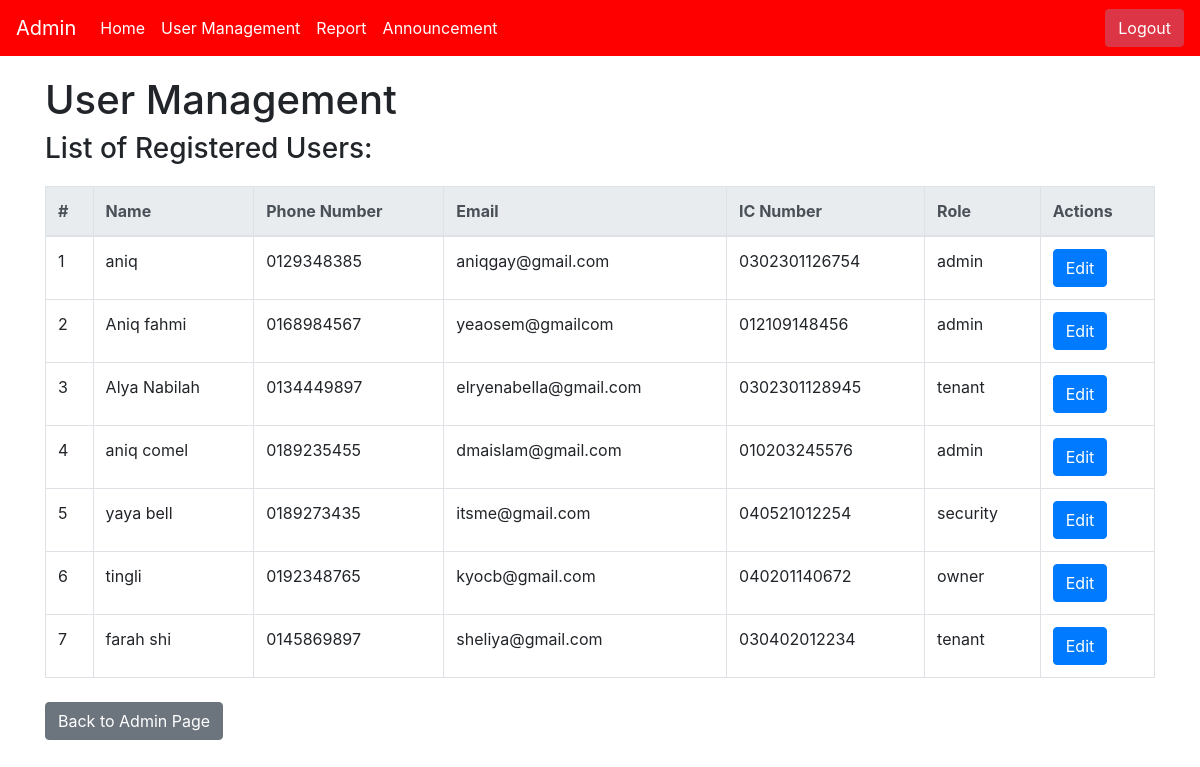
Before: /user_management with the older database file.
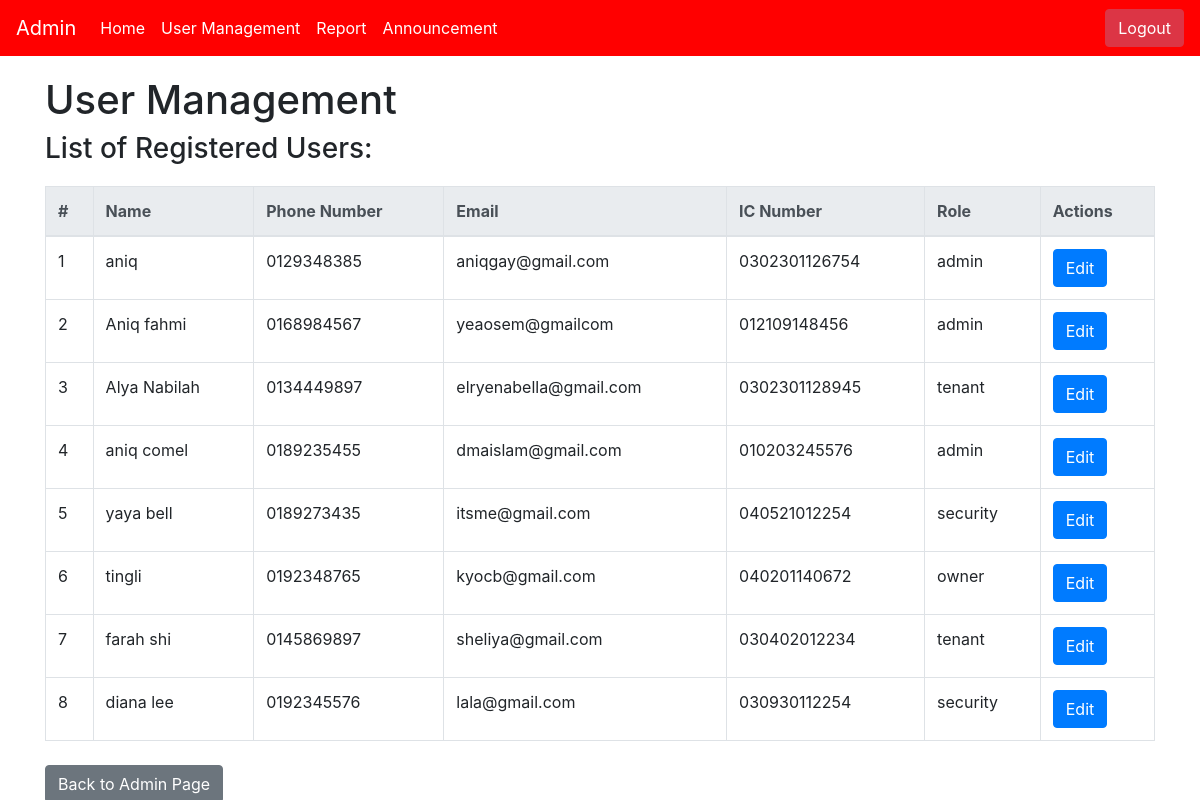
After: the same page with the newer database file.
### app.py (models this page shows)
class User(db.Model):
    __tablename__ = 'users'
    id = db.Column(db.Integer, primary_key=True)
    name = db.Column(db.String(100), nullable=False)
    phone_number = db.Column(db.String(20), nullable=False, unique=True)
    email = db.Column(db.String(120), nullable=False, unique=True)
    ic_number = db.Column(db.String(20), nullable=False, unique=True)
    password = db.Column(db.String(60), nullable=False)
    role = db.Column(db.String(10), nullable=False)
    qr_code = db.Column(db.String(255))

### app.py (the view)
@app.route('/user_management')
def user_management():
    users = User.query.all()
    return render_template('user_management.html', users=users)

### templates/user_management.html (shortened to what this page needs)
<!DOCTYPE html>
<html lang="en">
<head>
    <link rel="stylesheet" href="https://cdn.jsdelivr.net/npm/bootstrap@4.3.1/dist/css/bootstrap.min.css">
</head>
<body>
    <nav class="navbar navbar-expand-lg navbar-light" style="background-color: #FF0000; color: white;">
        <a class="navbar-brand" href="#" style="color: white;">Admin</a>
        <div class="collapse navbar-collapse" id="navbarNav">
          <ul class="navbar-nav">
            <li class="nav-item active">
              <a class="nav-link" href="#" style="color: white;">Home <span class="sr-only">(current)</span></a>
            </li>
            <li class="nav-item">
              <a class="nav-link" href="{{ url_for('user_management') }}" style="color: white;">User Management</a>
            </li>
            <li class="nav-item">
              <a class="nav-link" href="{{ url_for('view_incident_reports') }}" style="color: white;">Report</a>
            </li>
            <li class="nav-item">
              <a class="nav-link" href="{{ url_for('view_announcements') }}" style="color: white;">Announcement</a>
          </li>
          </ul>
        </div>
        <form class="form-inline my-2 my-lg-0 ml-auto" action="{{ url_for('logout') }}" method="post">
          <button type="submit" class="btn btn-danger">Logout</button>
        </form>
    </nav>
    <div class="container">
        <h1>User Management</h1>
        <div>
            <h3>List of Registered Users:</h3>
            <table class="table table-bordered">
                <thead class="thead-light">
                    <tr>
                        <th>#</th>
                        <th>Name</th>
                        <th>Phone Number</th>
                        <th>Email</th>
                        <th>IC Number</th>
                        <th>Role</th>
                        <th>Actions</th>
                    </tr>
                </thead>
                <tbody>
                    {% for user in users %}
                    <tr>
                        <td>{{ user.id }}</td>
                        <td>{{ user.name }}</td>
                        <td>{{ user.phone_number }}</td>
                        <td>{{ user.email }}</td>
                        <td>{{ user.ic_number }}</td>
                        <td>{{ user.role }}</td>
                        <td>
                            <a href="{{ url_for('edit_user', user_id=user.id) }}" class="btn btn-primary">Edit</a>
                        </td>
                    </tr>
                    {% endfor %}
                </tbody>
            </table>
        </div>
    </div>
    <div class="container mt-4">
        <a href="{{ url_for('admin_page') }}" class="btn btn-secondary">Back to Admin Page</a>
    </div>
</body>
</html>

### templates/user_management.html (style rules this page uses)
.container { margin-top: 20px; }
.table { margin-top: 20px; }
th, td { padding: 8px; }

Changed rows visible on the page:
added User: id "8", name "diana lee", phone_number "0192345576", email "lala@gmail.com", ic_number "030930112254", role "security"
